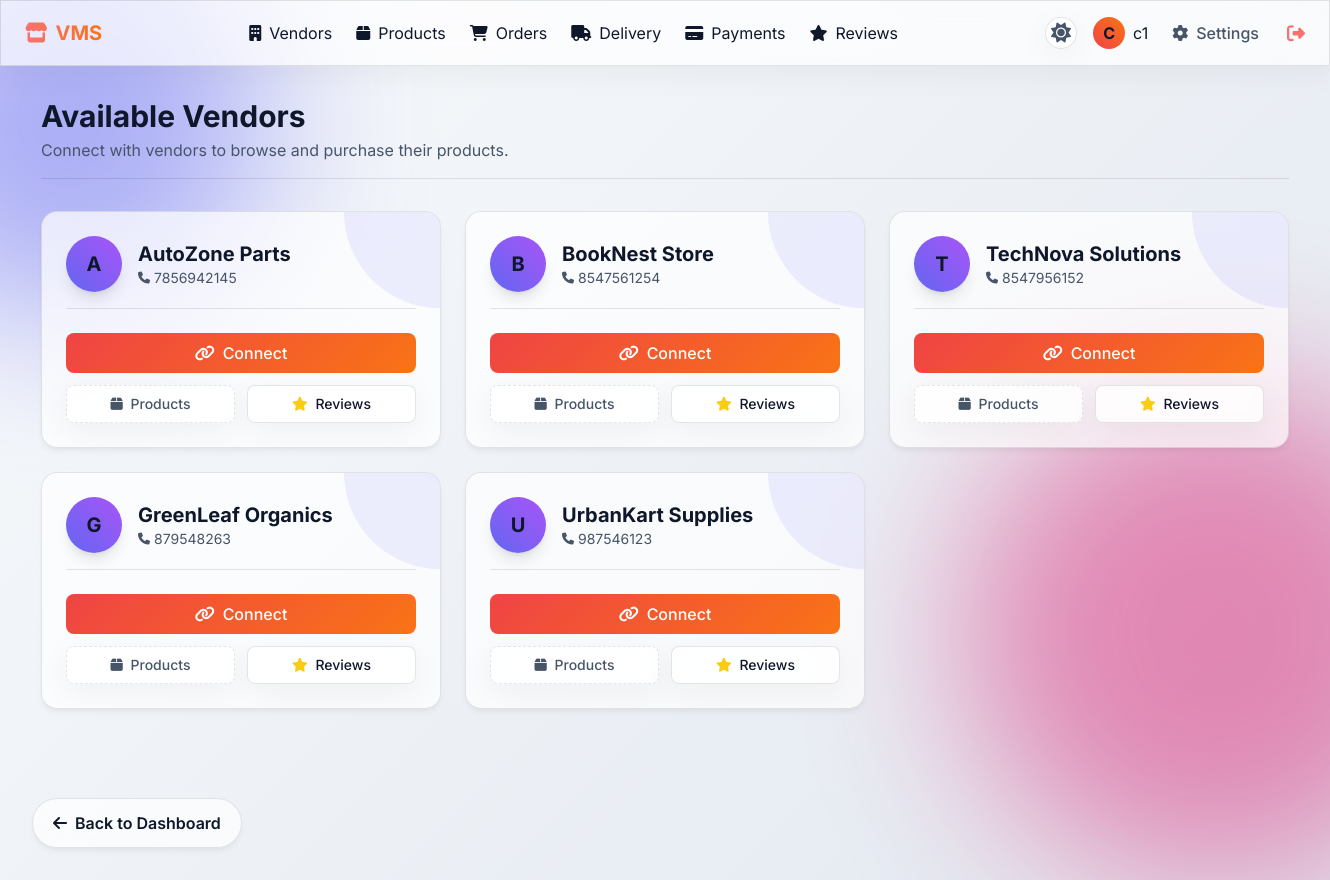
The app's page /vendors (signed in) with its own data.
### tables this page shows
CREATE TABLE users(
    id INTEGER PRIMARY KEY AUTOINCREMENT,
    username TEXT UNIQUE,
    password TEXT,
    role TEXT,
    mobile TEXT
, upi_vpa TEXT DEFAULT "");

### app.py (the view)
@app.route('/vendors')
def vendors():
    if 'user' not in session:
        return redirect('/login')
    conn = get_db()
    vendors = conn.execute(
        "SELECT username,mobile FROM users WHERE role='vendor' ORDER BY id DESC"
    ).fetchall()
    connected = conn.execute(
        "SELECT vendor FROM connections WHERE customer=? ORDER BY id DESC",
        (session['user'],)
    ).fetchall()
    connected_vendors = [
        v['vendor'] for v in connected
    ]
    return render_template(
        'vendors.html',
        vendors=vendors,
        connected_vendors=connected_vendors
    )

### app.py (called while the page is built)
def get_db():
    conn = sqlite3.connect("vendor.db")
    conn.row_factory = sqlite3.Row
    return conn

### templates/vendors.html (shortened to what this page needs)
{% extends "base.html" %}
{% block content %}
<div class="fade-in">
    <div class="flex justify-between items-center mb-8 border-b border-glass pb-4">
        <div>
            <h1 class="text-3xl font-bold">Available Vendors</h1>
            <p class="text-muted mt-1">Connect with vendors to browse and purchase their products.</p>
        </div>
    </div>
    {% if vendors %}
    <div class="grid grid-cols-1 md:grid-cols-2 lg:grid-cols-3 gap-6">
        {% for vendor in vendors %}
        <div class="glass-card p-6 flex flex-col relative overflow-hidden group">
            <div class="absolute top-0 right-0 w-24 h-24 bg-indigo-500/10 rounded-bl-full z-0 transition-transform group-hover:scale-110"></div>
            <div class="relative z-10 flex items-center gap-4 mb-6 border-b border-glass pb-4">
                <div class="w-14 h-14 rounded-full bg-gradient-to-tr from-indigo-500 to-purple-500 flex items-center justify-center text-main text-xl font-bold shadow-lg">
                    {{ vendor['username'][0]|upper }}
                </div>
                <div>
                    <h3 class="text-xl font-bold text-main">{{ vendor['username'] }}</h3>
                    <p class="text-sm text-muted flex items-center gap-1">
                        <i class="fa-solid fa-phone text-xs"></i> {{ vendor['mobile'] }}
                    </p>
                </div>
            </div>
            <div class="relative z-10 space-y-3 mt-auto">
                {% if vendor['username'] in connected_vendors %}
                    <div class="bg-green-500/20 text-green-400 border border-green-500/30 w-full py-2 rounded-lg text-center font-medium flex items-center justify-center gap-2 mb-3">
                        <i class="fa-solid fa-handshake"></i> Connected
                    </div>
                    <div class="grid grid-cols-2 gap-3">
                        <a href="/vendor_products/{{ vendor['username'] }}" class="glass-panel text-center py-2 rounded-lg hover:bg-white/10 transition-colors text-sm font-medium">
                            <i class="fa-solid fa-box mr-1 text-pink-400"></i> Products
                        </a>
                        <a href="/vendor_reviews/{{ vendor['username'] }}" class="glass-panel text-center py-2 rounded-lg hover:bg-white/10 transition-colors text-sm font-medium">
                            <i class="fa-solid fa-star mr-1 text-yellow-400"></i> Reviews
                        </a>
                    </div>
                {% else %}
                    <form method="POST" action="/select_vendor" class="mb-3">
                        <button type="submit" class="btn-glow w-full py-2 rounded-lg font-medium flex items-center justify-center gap-2">
                            <i class="fa-solid fa-link"></i> Connect
                        </button>
                    </form>
                    <div class="grid grid-cols-2 gap-3">
                        <div class="glass-panel text-center py-2 rounded-lg text-muted text-sm font-medium cursor-not-allowed border-dashed" title="Connect to view">
                            <i class="fa-solid fa-box mr-1"></i> Products
                        </div>
                        <a href="/vendor_reviews/{{ vendor['username'] }}" class="glass-panel text-center py-2 rounded-lg hover:bg-white/10 transition-colors text-sm font-medium">
                            <i class="fa-solid fa-star mr-1 text-yellow-400"></i> Reviews
                        </a>
                    </div>
                {% endif %}
            </div>
        </div>
        {% endfor %}
    </div>
    {% else %}
    <div class="glass-panel p-12 text-center rounded-2xl">
        <div class="text-5xl text-muted mb-4"><i class="fa-solid fa-store-slash"></i></div>
        <h3 class="text-xl font-bold mb-2">No Vendors Found</h3>
        <p class="text-muted">There are currently no vendors registered on the platform.</p>
    </div>
    {% endif %}
</div>
{% endblock %}

### templates/base.html (shortened to what this page needs)
<!DOCTYPE html>
<html lang="en">
<head>
    <link rel="stylesheet" href="https://cdnjs.cloudflare.com/ajax/libs/font-awesome/6.4.0/css/all.min.css">
    <script src="https://cdn.tailwindcss.com"></script>
    <link rel="stylesheet" href="{{ url_for('static', filename='css/style.css') }}">
</head>
<body class="antialiased relative">
    <div class="bg-shape bg-shape-1"></div>
    <div class="bg-shape bg-shape-2"></div>
    {% if session.get('user') %}
    <nav class="glass-panel sticky top-0 z-50 px-6 py-4 flex justify-between items-center mb-8">
        <div class="flex items-center gap-4">
            <a href="/dashboard" class="text-xl font-bold bg-clip-text text-transparent bg-gradient-to-r from-red-400 to-orange-500">
                <i class="fa-solid fa-store mr-2"></i>VMS
            </a>
        </div>
        <div class="hidden md:flex items-center gap-6">
            {% if session['role'] == 'customer' %}
                <a href="/vendors" class="hover:text-orange-400 transition-colors"><i class="fa-solid fa-building mr-2"></i>Vendors</a>
            {% endif %}
            <a href="/products" class="hover:text-orange-400 transition-colors"><i class="fa-solid fa-box mr-2"></i>Products</a>
            <a href="/orders" class="hover:text-orange-400 transition-colors"><i class="fa-solid fa-cart-shopping mr-2"></i>Orders</a>
            <a href="/delivery" class="hover:text-orange-400 transition-colors"><i class="fa-solid fa-truck mr-2"></i>Delivery</a>
            <a href="/payments" class="hover:text-orange-400 transition-colors"><i class="fa-solid fa-credit-card mr-2"></i>Payments</a>
            <a href="/reviews" class="hover:text-orange-400 transition-colors"><i class="fa-solid fa-star mr-2"></i>Reviews</a>
        </div>
        <div class="flex items-center gap-4">
            <button id="theme-toggle" class="text-xl text-muted hover:text-orange-400 transition-colors w-8 h-8 flex items-center justify-center rounded-full glass-panel" title="Toggle Theme">
                <i class="fa-solid fa-sun light-icon hidden"></i>
            </button>
            <a href="/profile" class="flex items-center gap-2 hover:text-orange-400 transition-colors">
                <div class="w-8 h-8 rounded-full bg-gradient-to-tr from-red-500 to-orange-500 flex items-center justify-center text-main font-bold">
                    {{ session['user'][0]|upper }}
                </div>
                <span class="hidden sm:inline text-main">{{ session['user'] }}</span>
            </a>
            <a href="/settings" class="flex items-center gap-2 text-muted hover:text-orange-400 transition-colors ml-2 font-medium"><i class="fa-solid fa-gear"></i><span class="hidden sm:inline">Settings</span></a>
            <a href="/logout" class="text-red-400 hover:text-red-300 transition-colors ml-3" title="Logout"><i class="fa-solid fa-right-from-bracket text-lg"></i></a>
        </div>
    </nav>
    {% endif %}
    <main class="container mx-auto px-4 pb-12 min-h-[80vh]">
        {% block content %}{% endblock %}
    </main>
    {% if session.get('user') and request.path != '/dashboard' %}
    <a href="/dashboard" class="btn-floating-dash">
        <i class="fa-solid fa-arrow-left"></i>
        <span class="hidden sm:inline">Back to Dashboard</span>
    </a>
    {% endif %}
</body>
</html>

### records on screen
users: username "A", username "AutoZone Parts", mobile "7856942145"
users: username "B", username "BookNest Store", mobile "8547561254"
users: username "T", username "TechNova Solutions", mobile "8547956152"
users: username "G", username "GreenLeaf Organics", mobile "879548263"
users: username "U", username "UrbanKart Supplies", mobile "987546123"

### other values on screen
{{ session['user'][0]|upper }} "C"
{{ session['user'] }} "c1"
